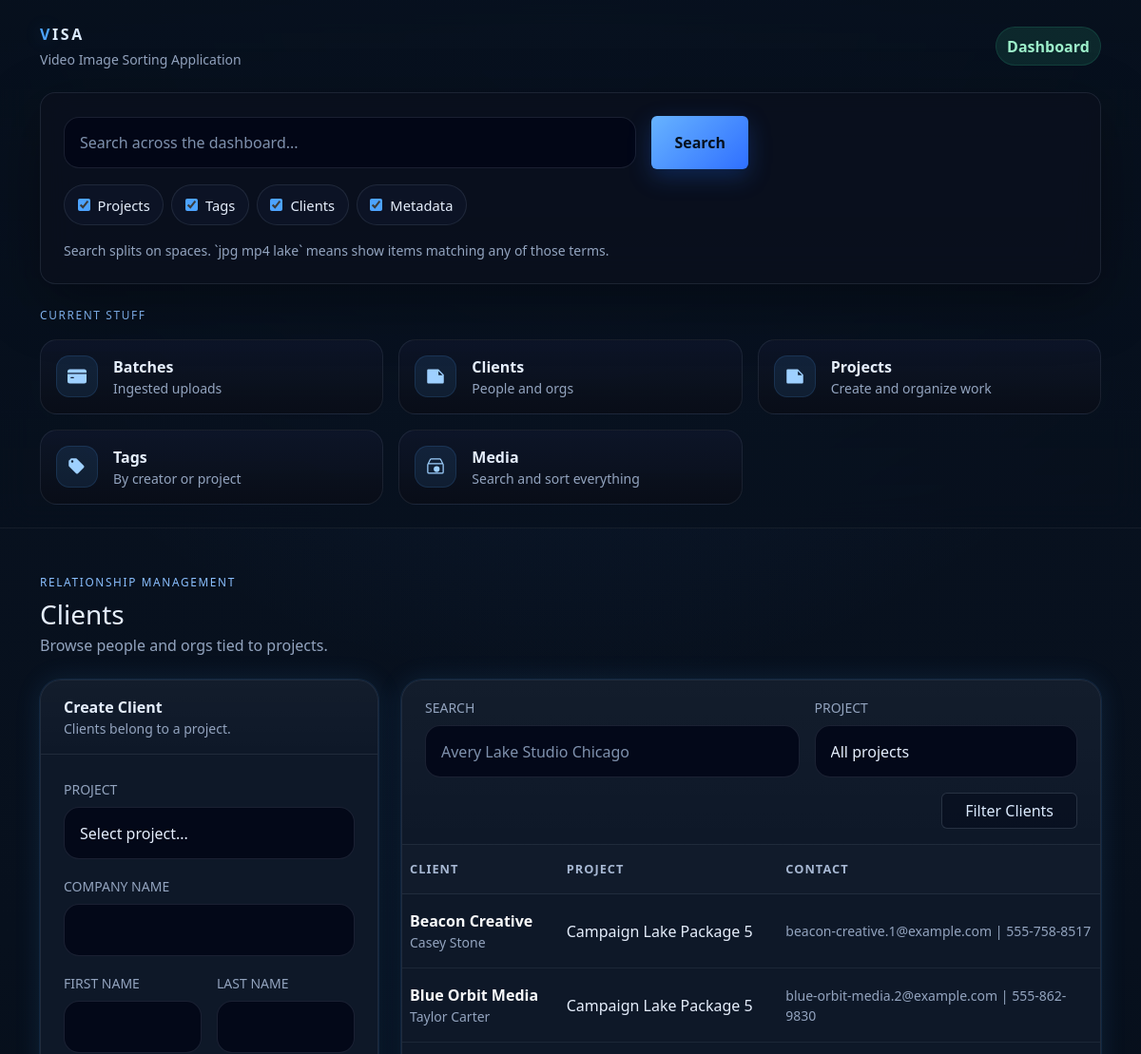
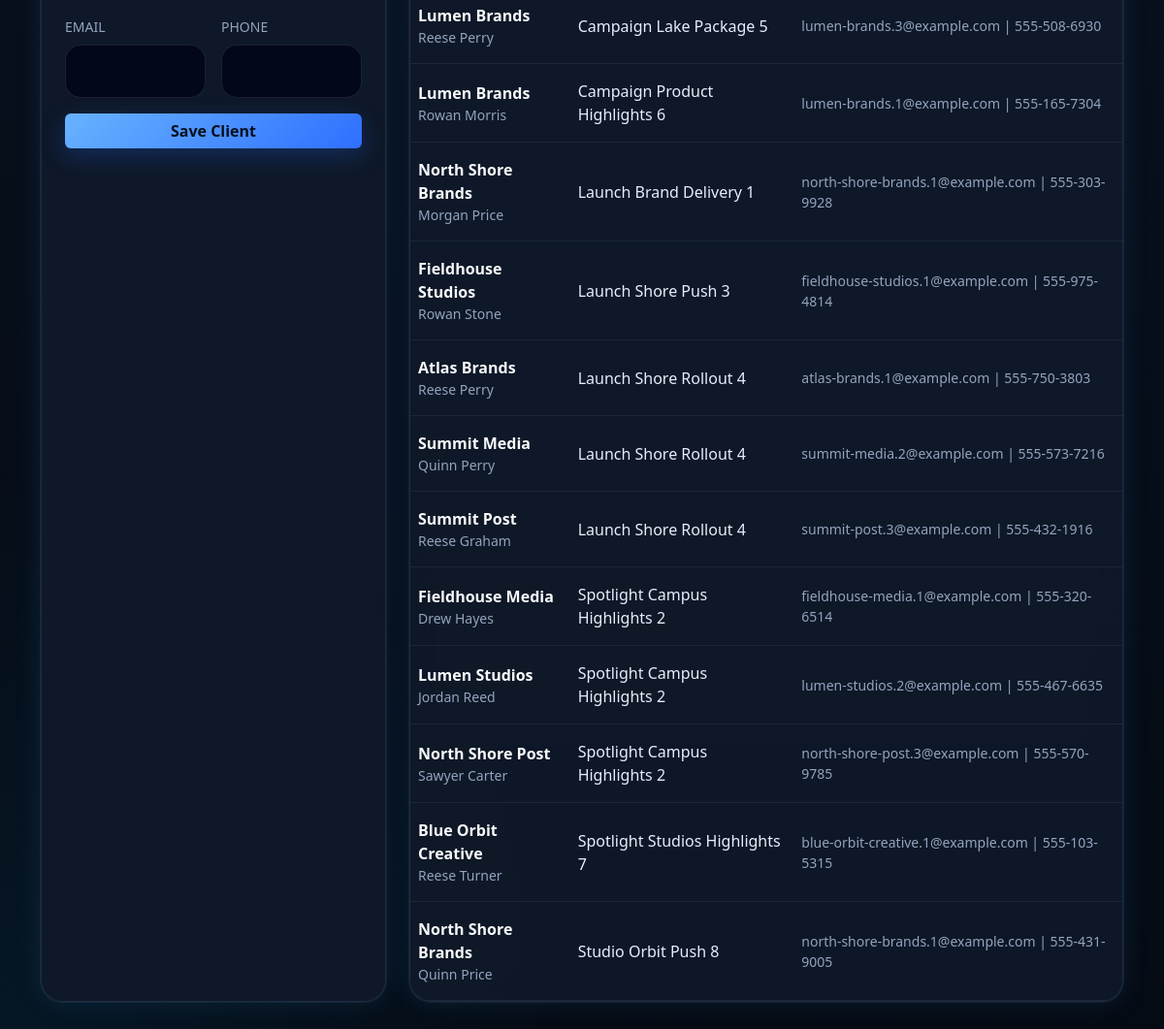
The app's page /dashboard/clients/ with its own data (2 pictures, top to bottom).
### base/models.py (models this page shows, shortened)
class Customer(models.Model):
    project = models.ForeignKey(
        Project,
        on_delete=models.CASCADE,
        related_name="customers",
    )
    company_name = models.CharField(max_length=90, blank=True)
    first_name = models.CharField(max_length=90)
    last_name = models.CharField(max_length=90)
    phone = models.CharField(max_length=30, blank=True)
    email = models.EmailField(blank=True)

class Project(models.Model):
    name = models.CharField(max_length=90)
    location = models.CharField(max_length=90, blank=True)
    start_date = models.DateField(null=True, blank=True, auto_now_add=True)
    users = models.ManyToManyField(
        settings.AUTH_USER_MODEL,
        through="ProjectUser",
        related_name="projects",
        blank=True,
    )

### base/views.py (the view, shortened to what this page needs)
# urls.py: path("dashboard/clients/", views.dashboard_clients, name="dashboard_clients"),
def dashboard_clients(request):
    q = (request.GET.get("q") or "").strip()
    project_id = (request.GET.get("project_id") or "").strip()
    clients = Customer.objects.select_related("project").order_by("project__name", "company_name", "last_name", "first_name")
    terms = _search_terms(q)
    if project_id.isdigit():
        clients = clients.filter(project_id=int(project_id))
    return render(
        request,
        "base/dashboard_clients.html",
        {
            "clients": clients,
            "projects": Project.objects.order_by("name"),
            "filters": {"q": q, "project_id": project_id},
            **_base_context(),
        },
    )

### base/views.py (called while the page is built)
def _empty_search_state():
    return {
        "q": "",
        "terms": [],
        "projects": True,
        "tags": True,
        "clients": True,
        "metadata": True,
    }

def _search_terms(query):
    cleaned = []
    seen = set()
    for raw_term in (query or "").split():
        term = raw_term.strip().lower().lstrip(".")
        if term and term not in seen:
            seen.add(term)
            cleaned.append(term)
    return cleaned

def _base_context(search_state=None):
    return {
        "search_state": search_state or _empty_search_state(),
    }

### base/templates/base/dashboard_clients.html (shortened to what this page needs)
{% extends "base/base.html" %}
{% block content %}
  <div class="d-flex flex-wrap justify-content-between align-items-center gap-3 mb-4">
    <div>
      <div class="section-label mb-2">Relationship management</div>
      <h1 class="h3 mb-1">Clients</h1>
      <div class="muted">Browse people and orgs tied to projects.</div>
    </div>
  </div>
  <div class="row g-4">
    <div class="col-12 col-xl-4">
      <div class="visa-glass-soft card-visa h-100">
        <div class="content-card-header px-4 py-3">
          <div class="fw-semibold">Create Client</div>
          <div class="small muted">Clients belong to a project.</div>
        </div>
        <div class="p-4">
          <form method="post">
            <div class="mb-3">
              <label class="form-label muted small text-uppercase">Project</label>
              <select name="project_id" class="form-select search-input">
                <option value="">Select project...</option>
              </select>
            </div>
            <div class="mb-3">
              <label class="form-label muted small text-uppercase">Company Name</label>
              <input name="company_name" class="form-control search-input">
            </div>
            <div class="row g-3">
              <div class="col-6">
                <label class="form-label muted small text-uppercase">First Name</label>
                <input name="first_name" class="form-control search-input">
              </div>
              <div class="col-6">
                <label class="form-label muted small text-uppercase">Last Name</label>
                <input name="last_name" class="form-control search-input">
              </div>
            </div>
            <div class="row g-3 mt-0">
              <div class="col-6">
                <label class="form-label muted small text-uppercase">Email</label>
                <input name="email" type="email" class="form-control search-input">
              </div>
              <div class="col-6">
                <label class="form-label muted small text-uppercase">Phone</label>
                <input name="phone" class="form-control search-input">
              </div>
            </div>
            <button class="btn btn-visa-primary w-100 mt-3">Save Client</button>
          </form>
        </div>
      </div>
    </div>
    <div class="col-12 col-xl-8">
      <div class="visa-glass-soft card-visa">
        <div class="content-card-header px-4 py-3">
          <form method="get" class="row g-3 align-items-end">
            <div class="col-12 col-md-7">
              <label class="form-label muted small text-uppercase">Search</label>
              <input name="q" value="{{ filters.q }}" class="form-control search-input" placeholder="Avery Lake Studio Chicago">
            </div>
            <div class="col-12 col-md-5">
              <label class="form-label muted small text-uppercase">Project</label>
              <select name="project_id" class="form-select search-input">
                <option value="">All projects</option>
              </select>
            </div>
            <div class="col-12 d-flex justify-content-end">
              <button class="btn btn-outline-visa px-4">Filter Clients</button>
            </div>
          </form>
        </div>
        <div class="table-responsive">
          <table class="table table-visa table-hover align-middle mb-0">
            <thead>
              <tr>
                <th>Client</th>
                <th>Project</th>
                <th>Contact</th>
              </tr>
            </thead>
            <tbody>
              {% for client in clients %}
                <tr>
                  <td>
                    <a href="{% url 'dashboard_client_detail' client.id %}" class="fw-semibold text-light text-decoration-none">
                      {% if client.company_name %}{{ client.company_name }}{% else %}{{ client.first_name }} {{ client.last_name }}{% endif %}
                    </a>
                    <div class="small muted">{{ client.first_name }} {{ client.last_name }}</div>
                  </td>
                  <td>
                    <a href="{% url 'dashboard_project_detail' client.project.id %}" class="text-decoration-none text-reset">{{ client.project.name }}</a>
                  </td>
                  <td class="small muted">{% if client.email %}{{ client.email }}{% endif %}{% if client.email and client.phone %} | {% endif %}{% if client.phone %}{{ client.phone }}{% endif %}</td>
                </tr>
              {% empty %}
                <tr><td colspan="3" class="text-center py-5"><div class="muted">No clients yet.</div></td></tr>
              {% endfor %}
            </tbody>
          </table>
        </div>
      </div>
    </div>
  </div>
{% endblock %}

### base/templates/base/base.html (style rules this page uses)
:root { --visa-bg: #07101d; --visa-bg-2: #0b1728; --visa-surface: rgba(10, 17, 30, 0.82); --visa-surface-2: rgba(16, 25, 42, 0.92); --visa-border: rgba(148, 163, 184, 0.14); --visa-border-strong: rgba(96, 165, 250, 0.28); --visa-text: #e5eefc; --visa-muted: #93a4bf; --visa-primary: #4da3ff; --visa-primary-2: #2563eb; --visa-success: #38d39f; --visa-shadow: 0 20px 60px rgba(0, 0, 0, 0.35); --visa-glow: 0 0 0 1px rgba(77, 163, 255, 0.10), 0 0 28px rgba(77, 163, 255, 0.12); --bs-body-bg: var(--visa-bg); --bs-body-color: var(--visa-text); --bs-border-color: var(--visa-border); --bs-primary: var(--visa-primary); --bs-secondary-color: var(--visa-muted); }
html, body { min-height: 100%; }
body { background: radial-gradient(circle at top center, rgba(59, 130, 246, 0.12), transparent 32%), radial-gradient(circle at bottom left, rgba(14, 165, 233, 0.08), transparent 24%), linear-gradient(180deg, #091220 0%, #07101d 45%, #050b14 100%); color: var(--visa-text); }
.visa-glass-soft { background: var(--visa-surface-2); border: 1px solid var(--visa-border); box-shadow: var(--visa-glow); backdrop-filter: blur(14px); -webkit-backdrop-filter: blur(14px); }
.search-input { background: rgba(2, 6, 23, 0.85); color: var(--visa-text); border: 1px solid rgba(148, 163, 184, 0.16); border-radius: 16px; padding: .9rem 1rem; }
.search-input::placeholder { color: #7f91ad; }
.btn-visa-primary { border: 0; color: #06111f; font-weight: 700; background: linear-gradient(135deg, #67b3ff, #2f6fff); box-shadow: 0 8px 24px rgba(37, 99, 235, 0.28); }
.section-label { font-size: .74rem; text-transform: uppercase; letter-spacing: .14em; color: #8abfff; }
.muted { color: var(--visa-muted) !important; }
.table-visa { --bs-table-bg: transparent; --bs-table-color: var(--visa-text); --bs-table-hover-color: var(--visa-text); --bs-table-hover-bg: rgba(77, 163, 255, 0.06); margin-bottom: 0; }
.table-visa thead th { color: #a7b8d3; font-size: .8rem; text-transform: uppercase; letter-spacing: .08em; font-weight: 600; border-bottom-color: rgba(148, 163, 184, 0.12); background: rgba(255,255,255,0.01); }
.table-visa td, .table-visa th { border-color: rgba(148, 163, 184, 0.10); padding-top: 1rem; padding-bottom: 1rem; }
.card-visa { border-radius: 22px; overflow: hidden; }
.btn-outline-visa { color: #dbeafe; border-color: rgba(148, 163, 184, 0.22); background: rgba(2, 6, 23, 0.36); }
.content-card-header { border-bottom: 1px solid rgba(148, 163, 184, 0.10); background: linear-gradient(180deg, rgba(255,255,255,.02), rgba(255,255,255,0)); }

### records on screen
Customer: company_name "Beacon Creative", first_name "Casey", last_name "Stone", project.name "Campaign Lake Package 5", email "beacon-creative.1@example.com", phone "555-758-8517"
Customer: company_name "Blue Orbit Media", first_name "Taylor", last_name "Carter", project.name "Campaign Lake Package 5", email "blue-orbit-media.2@example.com", phone "555-862-9830"
Customer: company_name "Lumen Brands", first_name "Reese", last_name "Perry", project.name "Campaign Lake Package 5", email "lumen-brands.3@example.com", phone "555-508-6930"
Customer: company_name "Lumen Brands", first_name "Rowan", last_name "Morris", project.name "Campaign Product Highlights 6", email "lumen-brands.1@example.com", phone "555-165-7304"
Customer: company_name "North Shore Brands", first_name "Morgan", last_name "Price", project.name "Launch Brand Delivery 1", email "north-shore-brands.1@example.com", phone "555-303-9928"
Customer: company_name "Fieldhouse Studios", first_name "Rowan", last_name "Stone", project.name "Launch Shore Push 3", email "fieldhouse-studios.1@example.com", phone "555-975-4814"
Customer: company_name "Atlas Brands", first_name "Reese", last_name "Perry", project.name "Launch Shore Rollout 4", email "atlas-brands.1@example.com", phone "555-750-3803"
Customer: company_name "Summit Media", first_name "Quinn", last_name "Perry", project.name "Launch Shore Rollout 4", email "summit-media.2@example.com", phone "555-573-7216"
Customer: company_name "Summit Post", first_name "Reese", last_name "Graham", project.name "Launch Shore Rollout 4", email "summit-post.3@example.com", phone "555-432-1916"
Customer: company_name "Fieldhouse Media", first_name "Drew", last_name "Hayes", project.name "Spotlight Campus Highlights 2", email "fieldhouse-media.1@example.com", phone "555-320-6514"
Customer: company_name "Lumen Studios", first_name "Jordan", last_name "Reed", project.name "Spotlight Campus Highlights 2", email "lumen-studios.2@example.com", phone "555-467-6635"
Customer: company_name "North Shore Post", first_name "Sawyer", last_name "Carter", project.name "Spotlight Campus Highlights 2", email "north-shore-post.3@example.com", phone "555-570-9785"
Customer: company_name "Blue Orbit Creative", first_name "Reese", last_name "Turner", project.name "Spotlight Studios Highlights 7", email "blue-orbit-creative.1@example.com", phone "555-103-5315"
Customer: company_name "North Shore Brands", first_name "Quinn", last_name "Price", project.name "Studio Orbit Push 8", email "north-shore-brands.1@example.com", phone "555-431-9005"
